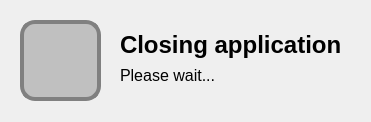
<?xml version="1.0" encoding="UTF-8"?>
<ui version="4.0">
 <class>FrmClosingApp</class>
 <widget class="QDialog" name="FrmClosingApp">
  <property name="geometry">
   <rect>
    <x>0</x>
    <y>0</y>
    <width>371</width>
    <height>122</height>
   </rect>
  </property>
  <property name="windowTitle">
   <string>Dialog</string>
  </property>
  <property name="styleSheet">
   <string notr="true">font-size: 25px;</string>
  </property>
  <widget class="QWidget" name="widget" native="true">
   <property name="geometry">
    <rect>
     <x>20</x>
     <y>20</y>
     <width>81</width>
     <height>81</height>
    </rect>
   </property>
   <property name="minimumSize">
    <size>
     <width>80</width>
     <height>80</height>
    </size>
   </property>
   <property name="styleSheet">
    <string notr="true">image: url(:/images/power.svg);
border-radius: 15px;
border:  4px solid gray;
background: silver;
padding: 20px;
color: gray;</string>
   </property>
  </widget>
  <widget class="QLabel" name="label1">
   <property name="geometry">
    <rect>
     <x>120</x>
     <y>30</y>
     <width>241</width>
     <height>31</height>
    </rect>
   </property>
   <property name="font">
    <font>
     <pointsize>-1</pointsize>
    </font>
   </property>
   <property name="text">
    <string>&lt;html&gt;&lt;head/&gt;&lt;body&gt;&lt;p&gt;&lt;span style=&quot; font-size:18pt; font-weight:700;&quot;&gt;Closing application&lt;/span&gt;&lt;/p&gt;&lt;/body&gt;&lt;/html&gt;</string>
   </property>
   <property name="alignment">
    <set>Qt::AlignmentFlag::AlignLeading|Qt::AlignmentFlag::AlignLeft|Qt::AlignmentFlag::AlignVCenter</set>
   </property>
  </widget>
  <widget class="QLabel" name="label2">
   <property name="geometry">
    <rect>
     <x>120</x>
     <y>60</y>
     <width>241</width>
     <height>31</height>
    </rect>
   </property>
   <property name="font">
    <font>
     <pointsize>-1</pointsize>
    </font>
   </property>
   <property name="text">
    <string>&lt;html&gt;&lt;head/&gt;&lt;body&gt;&lt;p&gt;&lt;span style=&quot; font-size:12pt;&quot;&gt;Please wait...&lt;/span&gt;&lt;/p&gt;&lt;/body&gt;&lt;/html&gt;</string>
   </property>
   <property name="alignment">
    <set>Qt::AlignmentFlag::AlignLeading|Qt::AlignmentFlag::AlignLeft|Qt::AlignmentFlag::AlignVCenter</set>
   </property>
  </widget>
 </widget>
 <resources/>
 <connections/>
</ui>
